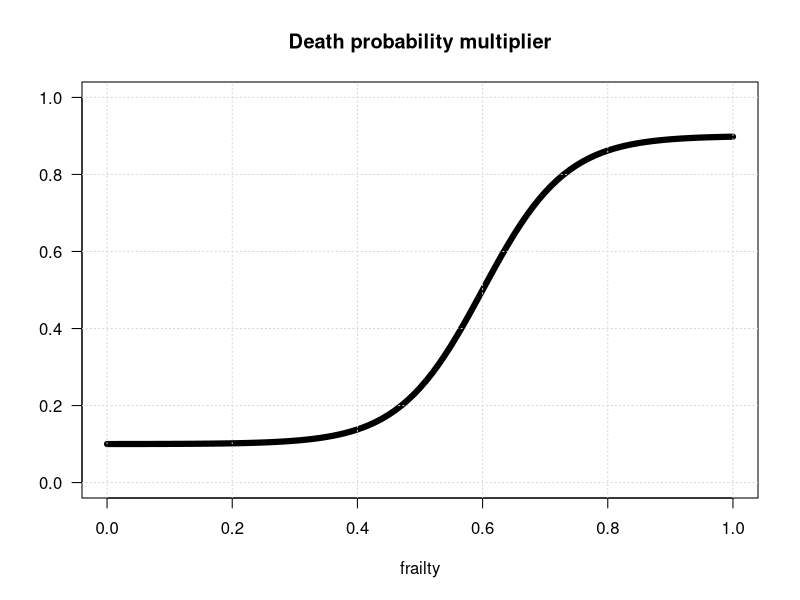

The R source for this figure:
###
###  Shape for the probability to die
###

frailty <- seq(0,1,by=0.01)

# Shape parameters:
pmin <- 0.1
pmax <- 0.9
f.cvx <- 0.6
b <- 15

# Death probability:
p <- pmin + 1/(1+exp(-b*(frailty-f.cvx))) * (pmax-pmin)

# Plot:
plot(x=frailty, y=p, 
	 main = 'Death probability multiplier',
	 ylab='',
	 typ = 'l',	 lwd = 6, ylim=c(0,1), 
	 las = 1)
grid()